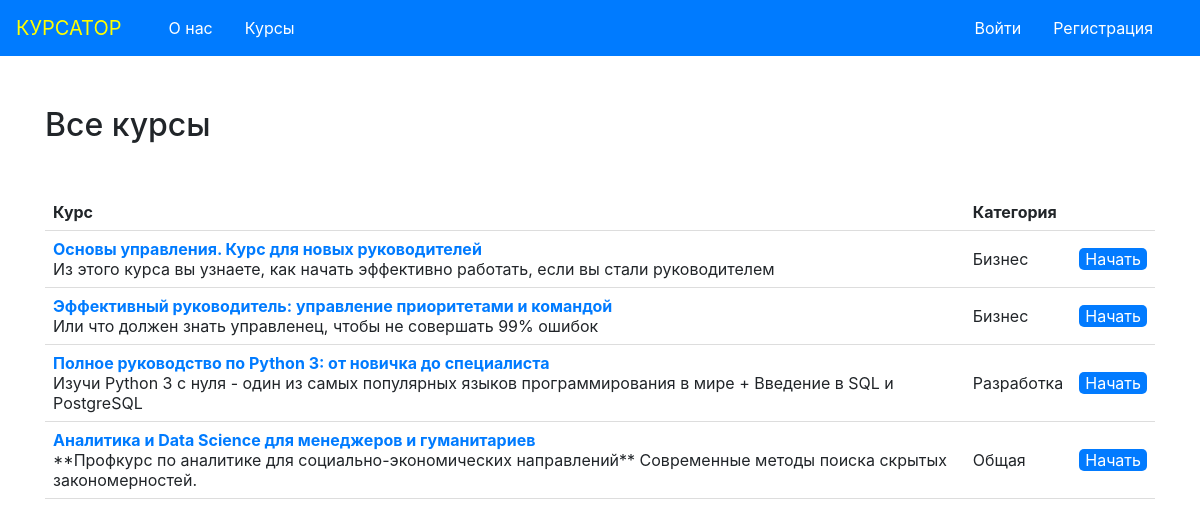
Screenshot of /courses with the database file from the repository.
### app.py (models this page shows, shortened)
class Course(db.Model):
    id = db.Column(db.Integer, primary_key=True)
    title = db.Column(db.String(200), nullable=False)
    author = db.Column(db.String(100), nullable=False)
    category = db.Column(db.String(50), nullable=False, default='Общая')
    short_description = db.Column(db.Text, nullable=False)
    full_description = db.Column(db.Text, nullable=False)
    content = db.Column(db.Text, nullable=True)  # Описание курса
    created_at = db.Column(db.DateTime, default=datetime.utcnow)

### app.py (the view)
@app.route('/courses', endpoint='all_courses')
def all_courses():
    courses = Course.query.all()
    return render_template('all_courses.html', courses=courses)

### templates/all_courses.html (shortened to what this page needs)
{% extends "menu.html" %}
    {% block content %}
        <h2 style="margin-bottom: 50px; margin-top: 50px;">Все курсы</h2>
            <body>
                <table>
                    <thead>
                        <tr>
                            <th>Курс</th>
                            <th>Категория</th>
                            <th></th>
                        </tr>
                    </thead>
                <tbody>
                {% for course in courses %}
                    <tr>
                        <td><b><a href="{{ url_for('about_course', course_id=course.id) }}">{{ course.title }}</a></b>
                            <br> {{ course.short_description|replace("\n", "<br>")|safe }} </td>
                        <td>{{ course.category }}</td>
                        <td><button onclick="location.href='{{ url_for('start_course', course_id=course.id) }}'"
                                    style="background-color: #027bff; color: white;
                                    border: 0px; border-radius: 5px;">Начать</button></td>
                    </tr>
                {% endfor %}
                </tbody>
                </table>
            </body>
    {% endblock %}

### templates/menu.html (shortened to what this page needs)
<html lang="ru">
<head>
    <link rel="stylesheet" href="https://stackpath.bootstrapcdn.com/bootstrap/4.5.2/css/bootstrap.min.css">
</head>
<body>
    <header>
        <nav class="navbar navbar-expand-lg bg-primary" >
            <a class="navbar-brand" href="{{ url_for('home') }}" style="color: yellow">КУРСАТОР</a>
            <div class="container-fluid d-flex" id="navbarNav">
                <div class="d-flex">
                    <div class="nav-item">
                        <a class="nav-link" href="{{ url_for('home') }}" style="color: white">О нас</a>
                    </div>
                    <div class="nav-item">
                        <a class="nav-link" href="{{ url_for('all_courses') }}" style="color: white">Курсы</a>
                    </div>
                </div>
                <div class="ms-auto d-flex">
                    {% if current_user.is_authenticated %}
                    <div class="nav-item">
                        <a class="nav-link" href="{{ url_for('profile') }}" style="color: white">Профиль</a>
                    </div>
                    <div class="nav-item">
                        <a class="nav-link" href="{{ url_for('logout') }}" style="color: white">Выйти</a>
                    </div>
                    {% else %}
                    <div class="nav-item">
                        <a class="nav-link" href="{{ url_for('security.login') }}" style="color: white">Войти</a>
                    </div>
                    <div class="nav-item ">
                        <a class="nav-link" href="{{ url_for('security.register') }}" style="color: white">Регистрация</a>
                    </div>
                    {% endif %}
                </div>
            </div>
        </nav>
    </header>
    <main class="container mt-4">
        {% block content %}{% endblock %}
    </main>
</body>
</html>

### templates/all_courses.html (style rules this page uses)
table { width: 100%; border-collapse: collapse; }
th, td { border-bottom: 1px solid #ddd; padding: 8px; text-align: left; }
th { background-color: white; font-weight: bold; }
tr:nth-child(even) { background-color: white; }

### rows the page displays
Course: title "Основы управления. Курс для новых руководителей", short_description "Из этого курса вы узнаете, как начать эффективно работать, если вы стали руководителем", category "Бизнес"
Course: title "Эффективный руководитель: управление приоритетами и командой", short_description "Или что должен знать управленец, чтобы не совершать 99% ошибок", category "Бизнес"
Course: title "Полное руководство по Python 3: от новичка до специалиста", short_description "Изучи Python 3 с нуля - один из самых популярных языков программирования в мире + Введение в SQL и PostgreSQL", category "Разработка"
Course: title "Аналитика и Data Science для менеджеров и гуманитариев", short_description "**Профкурс по аналитике для социально-экономических направлений** Современные методы поиска скрытых закономерностей.", category "Общая"
